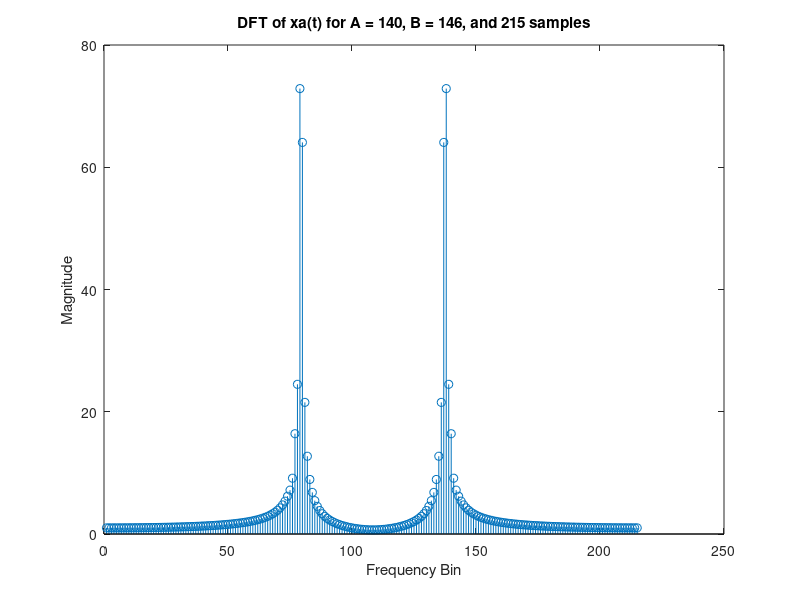
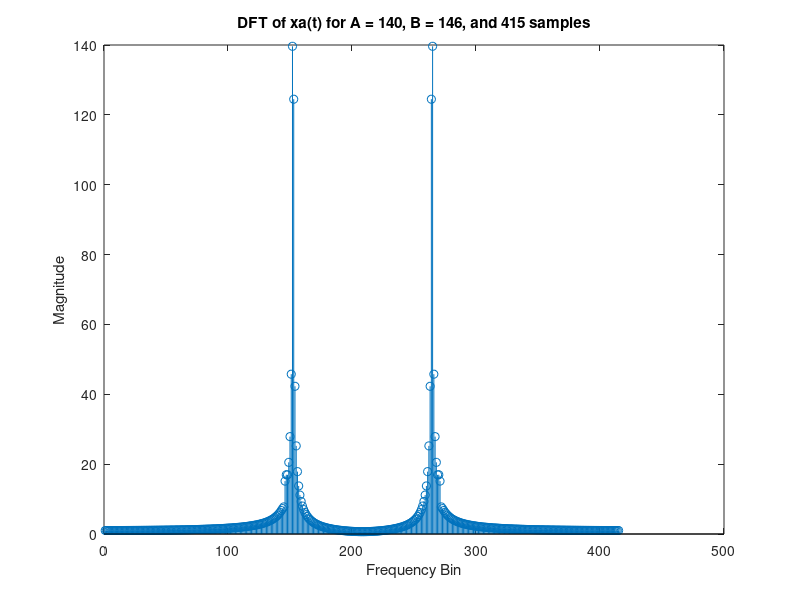
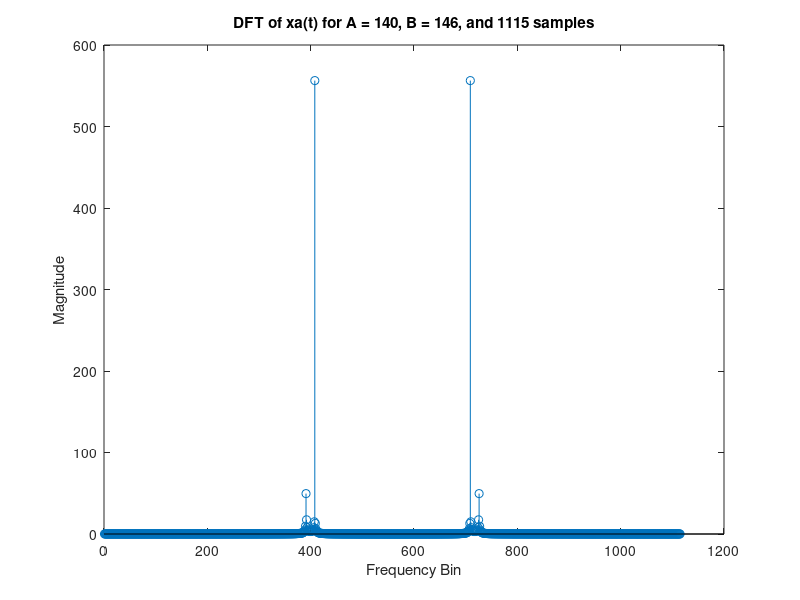
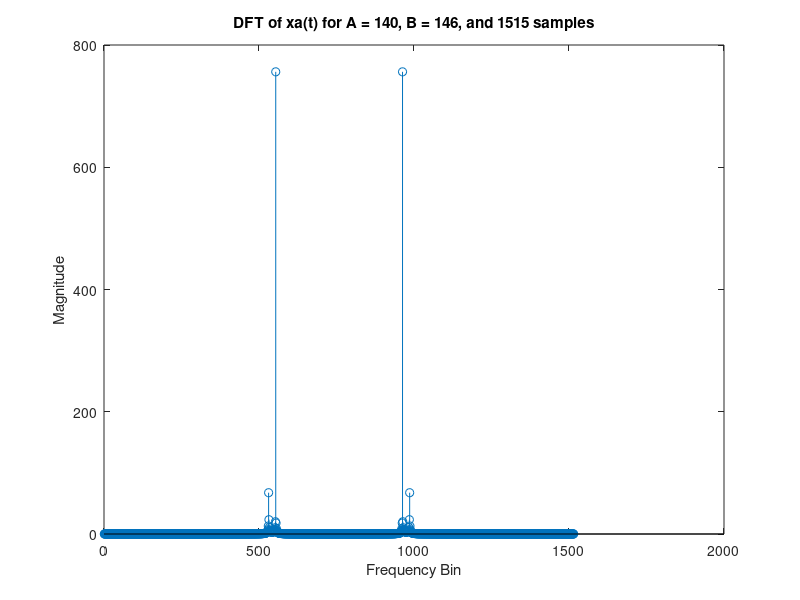

Write MATLAB code to recreate these figures, in order.
duration = 10;        
sampling_rate = 200;   
t = 0:1/sampling_rate:duration; 
A = 140;
B = 146;

xa = 0.1 * sin(A * pi * t) + cos(B * pi * t);

num_samples = [215, 415, 1115, 1515, 1915];

for i = 1:length(num_samples)
    num_sample = num_samples(i);
    x_sampled = xa(1:num_sample);
    
    X = fft(x_sampled);
    
    figure;
    stem(abs(X));
    title(['DFT of xa(t) for A = ', num2str(A), ', B = ', num2str(B), ', and ', num2str(num_sample), ' samples']);
    xlabel('Frequency Bin');
    ylabel('Magnitude');
end
